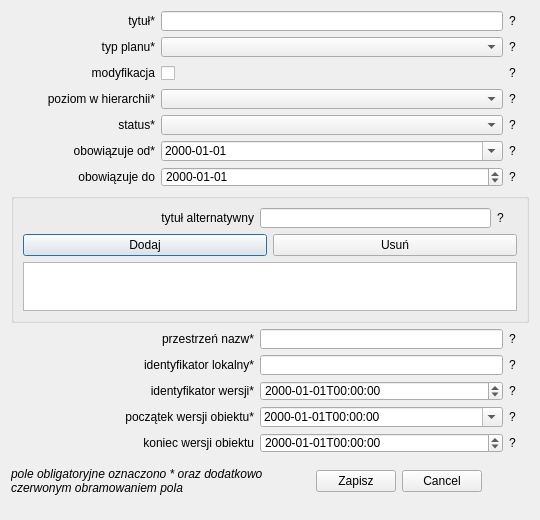
<?xml version="1.0" encoding="UTF-8"?>
<ui version="4.0">
 <class>Dialog</class>
 <widget class="QDialog" name="Dialog">
  <property name="windowModality">
   <enum>Qt::NonModal</enum>
  </property>
  <property name="enabled">
   <bool>true</bool>
  </property>
  <property name="geometry">
   <rect>
    <x>0</x>
    <y>0</y>
    <width>540</width>
    <height>520</height>
   </rect>
  </property>
  <property name="sizePolicy">
   <sizepolicy hsizetype="MinimumExpanding" vsizetype="MinimumExpanding">
    <horstretch>0</horstretch>
    <verstretch>0</verstretch>
   </sizepolicy>
  </property>
  <property name="minimumSize">
   <size>
    <width>520</width>
    <height>490</height>
   </size>
  </property>
  <property name="maximumSize">
   <size>
    <width>1000</width>
    <height>1000</height>
   </size>
  </property>
  <property name="contextMenuPolicy">
   <enum>Qt::NoContextMenu</enum>
  </property>
  <property name="windowTitle">
   <string>Dialog</string>
  </property>
  <layout class="QGridLayout" name="gridLayout_4">
   <property name="sizeConstraint">
    <enum>QLayout::SetMinAndMaxSize</enum>
   </property>
   <item row="0" column="0">
    <layout class="QVBoxLayout" name="verticalLayout_2">
     <item>
      <layout class="QGridLayout" name="gridLayout">
       <item row="4" column="1">
        <widget class="QComboBox" name="status">
         <property name="sizePolicy">
          <sizepolicy hsizetype="MinimumExpanding" vsizetype="MinimumExpanding">
           <horstretch>0</horstretch>
           <verstretch>0</verstretch>
          </sizepolicy>
         </property>
         <property name="minimumSize">
          <size>
           <width>342</width>
           <height>20</height>
          </size>
         </property>
         <property name="maximumSize">
          <size>
           <width>16777215</width>
           <height>20</height>
          </size>
         </property>
         <property name="editable">
          <bool>false</bool>
         </property>
        </widget>
       </item>
       <item row="0" column="1">
        <widget class="QLineEdit" name="tytul">
         <property name="sizePolicy">
          <sizepolicy hsizetype="MinimumExpanding" vsizetype="MinimumExpanding">
           <horstretch>0</horstretch>
           <verstretch>0</verstretch>
          </sizepolicy>
         </property>
         <property name="minimumSize">
          <size>
           <width>0</width>
           <height>20</height>
          </size>
         </property>
         <property name="maximumSize">
          <size>
           <width>16777215</width>
           <height>20</height>
          </size>
         </property>
        </widget>
       </item>
       <item row="3" column="2">
        <widget class="QLabel" name="label_9">
         <property name="maximumSize">
          <size>
           <width>20</width>
           <height>16777215</height>
          </size>
         </property>
         <property name="text">
          <string>?</string>
         </property>
        </widget>
       </item>
       <item row="4" column="0">
        <widget class="QLabel" name="status_label_2">
         <property name="sizePolicy">
          <sizepolicy hsizetype="MinimumExpanding" vsizetype="MinimumExpanding">
           <horstretch>0</horstretch>
           <verstretch>0</verstretch>
          </sizepolicy>
         </property>
         <property name="font">
          <font>
           <weight>50</weight>
           <bold>false</bold>
          </font>
         </property>
         <property name="text">
          <string>status*</string>
         </property>
         <property name="alignment">
          <set>Qt::AlignRight|Qt::AlignTrailing|Qt::AlignVCenter</set>
         </property>
        </widget>
       </item>
       <item row="6" column="0">
        <widget class="QLabel" name="obowiazujeDo_label">
         <property name="sizePolicy">
          <sizepolicy hsizetype="MinimumExpanding" vsizetype="MinimumExpanding">
           <horstretch>1</horstretch>
           <verstretch>0</verstretch>
          </sizepolicy>
         </property>
         <property name="text">
          <string>obowiązuje do</string>
         </property>
         <property name="alignment">
          <set>Qt::AlignRight|Qt::AlignTrailing|Qt::AlignVCenter</set>
         </property>
        </widget>
       </item>
       <item row="0" column="0">
        <widget class="QLabel" name="tytul_label">
         <property name="sizePolicy">
          <sizepolicy hsizetype="MinimumExpanding" vsizetype="MinimumExpanding">
           <horstretch>0</horstretch>
           <verstretch>0</verstretch>
          </sizepolicy>
         </property>
         <property name="font">
          <font>
           <weight>50</weight>
           <bold>false</bold>
          </font>
         </property>
         <property name="text">
          <string>tytuł*</string>
         </property>
         <property name="alignment">
          <set>Qt::AlignRight|Qt::AlignTrailing|Qt::AlignVCenter</set>
         </property>
        </widget>
       </item>
       <item row="4" column="2">
        <widget class="QLabel" name="label_12">
         <property name="sizePolicy">
          <sizepolicy hsizetype="Preferred" vsizetype="Preferred">
           <horstretch>0</horstretch>
           <verstretch>20</verstretch>
          </sizepolicy>
         </property>
         <property name="minimumSize">
          <size>
           <width>20</width>
           <height>0</height>
          </size>
         </property>
         <property name="maximumSize">
          <size>
           <width>20</width>
           <height>16777215</height>
          </size>
         </property>
         <property name="text">
          <string>?</string>
         </property>
        </widget>
       </item>
       <item row="0" column="2">
        <widget class="QLabel" name="label_6">
         <property name="minimumSize">
          <size>
           <width>20</width>
           <height>0</height>
          </size>
         </property>
         <property name="text">
          <string>?</string>
         </property>
        </widget>
       </item>
       <item row="5" column="1">
        <widget class="QgsDateTimeEdit" name="obowiazujeOd">
         <property name="sizePolicy">
          <sizepolicy hsizetype="MinimumExpanding" vsizetype="MinimumExpanding">
           <horstretch>0</horstretch>
           <verstretch>0</verstretch>
          </sizepolicy>
         </property>
         <property name="minimumSize">
          <size>
           <width>0</width>
           <height>20</height>
          </size>
         </property>
         <property name="maximumSize">
          <size>
           <width>16777215</width>
           <height>20</height>
          </size>
         </property>
         <property name="displayFormat">
          <string>yyyy-MM-dd</string>
         </property>
         <property name="calendarPopup">
          <bool>true</bool>
         </property>
        </widget>
       </item>
       <item row="6" column="1">
        <widget class="QgsDateTimeEdit" name="obowiazujeDo">
         <property name="sizePolicy">
          <sizepolicy hsizetype="MinimumExpanding" vsizetype="MinimumExpanding">
           <horstretch>0</horstretch>
           <verstretch>0</verstretch>
          </sizepolicy>
         </property>
         <property name="minimumSize">
          <size>
           <width>0</width>
           <height>20</height>
          </size>
         </property>
         <property name="maximumSize">
          <size>
           <width>16777215</width>
           <height>20</height>
          </size>
         </property>
         <property name="displayFormat">
          <string>yyyy-MM-dd</string>
         </property>
        </widget>
       </item>
       <item row="1" column="1">
        <widget class="QComboBox" name="typPlanu">
         <property name="sizePolicy">
          <sizepolicy hsizetype="MinimumExpanding" vsizetype="MinimumExpanding">
           <horstretch>0</horstretch>
           <verstretch>0</verstretch>
          </sizepolicy>
         </property>
         <property name="minimumSize">
          <size>
           <width>0</width>
           <height>20</height>
          </size>
         </property>
         <property name="maximumSize">
          <size>
           <width>16777215</width>
           <height>20</height>
          </size>
         </property>
        </widget>
       </item>
       <item row="5" column="0">
        <widget class="QLabel" name="obowiazujeOd_label">
         <property name="sizePolicy">
          <sizepolicy hsizetype="MinimumExpanding" vsizetype="MinimumExpanding">
           <horstretch>0</horstretch>
           <verstretch>0</verstretch>
          </sizepolicy>
         </property>
         <property name="font">
          <font>
           <weight>50</weight>
           <bold>false</bold>
          </font>
         </property>
         <property name="text">
          <string>obowiązuje od*</string>
         </property>
         <property name="alignment">
          <set>Qt::AlignRight|Qt::AlignTrailing|Qt::AlignVCenter</set>
         </property>
        </widget>
       </item>
       <item row="3" column="0">
        <widget class="QLabel" name="poziomHierarchii_label">
         <property name="sizePolicy">
          <sizepolicy hsizetype="MinimumExpanding" vsizetype="MinimumExpanding">
           <horstretch>0</horstretch>
           <verstretch>0</verstretch>
          </sizepolicy>
         </property>
         <property name="font">
          <font>
           <weight>50</weight>
           <bold>false</bold>
          </font>
         </property>
         <property name="text">
          <string>poziom w hierarchii*</string>
         </property>
         <property name="alignment">
          <set>Qt::AlignRight|Qt::AlignTrailing|Qt::AlignVCenter</set>
         </property>
        </widget>
       </item>
       <item row="3" column="1">
        <widget class="QComboBox" name="poziomHierarchii">
         <property name="sizePolicy">
          <sizepolicy hsizetype="MinimumExpanding" vsizetype="MinimumExpanding">
           <horstretch>0</horstretch>
           <verstretch>0</verstretch>
          </sizepolicy>
         </property>
         <property name="minimumSize">
          <size>
           <width>0</width>
           <height>20</height>
          </size>
         </property>
         <property name="maximumSize">
          <size>
           <width>16777215</width>
           <height>20</height>
          </size>
         </property>
        </widget>
       </item>
       <item row="1" column="2">
        <widget class="QLabel" name="label_8">
         <property name="enabled">
          <bool>true</bool>
         </property>
         <property name="minimumSize">
          <size>
           <width>20</width>
           <height>0</height>
          </size>
         </property>
         <property name="maximumSize">
          <size>
           <width>6</width>
           <height>16777215</height>
          </size>
         </property>
         <property name="text">
          <string>?</string>
         </property>
        </widget>
       </item>
       <item row="5" column="2">
        <widget class="QLabel" name="label_10">
         <property name="maximumSize">
          <size>
           <width>20</width>
           <height>16777215</height>
          </size>
         </property>
         <property name="text">
          <string>?</string>
         </property>
        </widget>
       </item>
       <item row="1" column="0">
        <widget class="QLabel" name="typPlanu_label">
         <property name="sizePolicy">
          <sizepolicy hsizetype="MinimumExpanding" vsizetype="MinimumExpanding">
           <horstretch>0</horstretch>
           <verstretch>0</verstretch>
          </sizepolicy>
         </property>
         <property name="font">
          <font>
           <weight>50</weight>
           <bold>false</bold>
          </font>
         </property>
         <property name="text">
          <string>typ planu*</string>
         </property>
         <property name="alignment">
          <set>Qt::AlignRight|Qt::AlignTrailing|Qt::AlignVCenter</set>
         </property>
        </widget>
       </item>
       <item row="6" column="2">
        <widget class="QLabel" name="label_11">
         <property name="minimumSize">
          <size>
           <width>20</width>
           <height>0</height>
          </size>
         </property>
         <property name="maximumSize">
          <size>
           <width>20</width>
           <height>16777215</height>
          </size>
         </property>
         <property name="text">
          <string>?</string>
         </property>
        </widget>
       </item>
       <item row="2" column="0">
        <widget class="QLabel" name="modyfikacja_label">
         <property name="sizePolicy">
          <sizepolicy hsizetype="MinimumExpanding" vsizetype="MinimumExpanding">
           <horstretch>0</horstretch>
           <verstretch>0</verstretch>
          </sizepolicy>
         </property>
         <property name="text">
          <string>modyfikacja</string>
         </property>
         <property name="alignment">
          <set>Qt::AlignRight|Qt::AlignTrailing|Qt::AlignVCenter</set>
         </property>
        </widget>
       </item>
       <item row="2" column="2">
        <widget class="QLabel" name="label_13">
         <property name="enabled">
          <bool>true</bool>
         </property>
         <property name="minimumSize">
          <size>
           <width>20</width>
           <height>0</height>
          </size>
         </property>
         <property name="maximumSize">
          <size>
           <width>6</width>
           <height>16777215</height>
          </size>
         </property>
         <property name="text">
          <string>?</string>
         </property>
        </widget>
       </item>
       <item row="2" column="1">
        <widget class="QCheckBox" name="modyfikacja">
         <property name="sizePolicy">
          <sizepolicy hsizetype="MinimumExpanding" vsizetype="MinimumExpanding">
           <horstretch>0</horstretch>
           <verstretch>0</verstretch>
          </sizepolicy>
         </property>
         <property name="minimumSize">
          <size>
           <width>0</width>
           <height>20</height>
          </size>
         </property>
         <property name="text">
          <string/>
         </property>
        </widget>
       </item>
      </layout>
     </item>
     <item>
      <widget class="QGroupBox" name="groupBox">
       <property name="enabled">
        <bool>true</bool>
       </property>
       <property name="maximumSize">
        <size>
         <width>16777215</width>
         <height>130</height>
        </size>
       </property>
       <property name="title">
        <string/>
       </property>
       <property name="flat">
        <bool>false</bool>
       </property>
       <property name="checkable">
        <bool>false</bool>
       </property>
       <layout class="QGridLayout" name="gridLayout_2">
        <item row="1" column="0">
         <widget class="QListWidget" name="tytulyAlternatywne">
          <property name="sizePolicy">
           <sizepolicy hsizetype="MinimumExpanding" vsizetype="MinimumExpanding">
            <horstretch>0</horstretch>
            <verstretch>0</verstretch>
           </sizepolicy>
          </property>
          <property name="maximumSize">
           <size>
            <width>16777215</width>
            <height>80</height>
           </size>
          </property>
         </widget>
        </item>
        <item row="0" column="0">
         <layout class="QVBoxLayout" name="verticalLayout">
          <item>
           <layout class="QHBoxLayout" name="horizontalLayout">
            <item>
             <widget class="QLabel" name="tytulAlternatywny_label">
              <property name="sizePolicy">
               <sizepolicy hsizetype="MinimumExpanding" vsizetype="MinimumExpanding">
                <horstretch>0</horstretch>
                <verstretch>12</verstretch>
               </sizepolicy>
              </property>
              <property name="layoutDirection">
               <enum>Qt::LeftToRight</enum>
              </property>
              <property name="text">
               <string>tytuł alternatywny</string>
              </property>
              <property name="alignment">
               <set>Qt::AlignRight|Qt::AlignTrailing|Qt::AlignVCenter</set>
              </property>
             </widget>
            </item>
            <item>
             <widget class="QLineEdit" name="tytulAlternatywny_QLE">
              <property name="sizePolicy">
               <sizepolicy hsizetype="MinimumExpanding" vsizetype="MinimumExpanding">
                <horstretch>0</horstretch>
                <verstretch>0</verstretch>
               </sizepolicy>
              </property>
              <property name="minimumSize">
               <size>
                <width>0</width>
                <height>20</height>
               </size>
              </property>
              <property name="maximumSize">
               <size>
                <width>16777215</width>
                <height>20</height>
               </size>
              </property>
             </widget>
            </item>
            <item>
             <widget class="QLabel" name="label_7">
              <property name="minimumSize">
               <size>
                <width>20</width>
                <height>0</height>
               </size>
              </property>
              <property name="text">
               <string>?</string>
              </property>
             </widget>
            </item>
           </layout>
          </item>
          <item>
           <layout class="QHBoxLayout" name="horizontalLayout_2">
            <item>
             <widget class="QPushButton" name="dodaj">
              <property name="text">
               <string>Dodaj</string>
              </property>
             </widget>
            </item>
            <item>
             <widget class="QPushButton" name="usun">
              <property name="text">
               <string>Usuń</string>
              </property>
             </widget>
            </item>
           </layout>
          </item>
         </layout>
        </item>
       </layout>
      </widget>
     </item>
     <item>
      <layout class="QGridLayout" name="gridLayout_3">
       <item row="3" column="0">
        <widget class="QLabel" name="poczatekWersjiObiektu_label">
         <property name="sizePolicy">
          <sizepolicy hsizetype="MinimumExpanding" vsizetype="MinimumExpanding">
           <horstretch>0</horstretch>
           <verstretch>0</verstretch>
          </sizepolicy>
         </property>
         <property name="font">
          <font>
           <weight>50</weight>
           <bold>false</bold>
          </font>
         </property>
         <property name="text">
          <string>początek wersji obiektu*</string>
         </property>
         <property name="alignment">
          <set>Qt::AlignRight|Qt::AlignTrailing|Qt::AlignVCenter</set>
         </property>
        </widget>
       </item>
       <item row="0" column="0">
        <widget class="QLabel" name="przestrzenNazw_label">
         <property name="sizePolicy">
          <sizepolicy hsizetype="MinimumExpanding" vsizetype="MinimumExpanding">
           <horstretch>0</horstretch>
           <verstretch>0</verstretch>
          </sizepolicy>
         </property>
         <property name="font">
          <font>
           <weight>50</weight>
           <bold>false</bold>
          </font>
         </property>
         <property name="text">
          <string>przestrzeń nazw*</string>
         </property>
         <property name="alignment">
          <set>Qt::AlignRight|Qt::AlignTrailing|Qt::AlignVCenter</set>
         </property>
        </widget>
       </item>
       <item row="4" column="1">
        <widget class="QgsDateTimeEdit" name="koniecWersjiObiektu">
         <property name="sizePolicy">
          <sizepolicy hsizetype="MinimumExpanding" vsizetype="MinimumExpanding">
           <horstretch>0</horstretch>
           <verstretch>0</verstretch>
          </sizepolicy>
         </property>
         <property name="minimumSize">
          <size>
           <width>0</width>
           <height>20</height>
          </size>
         </property>
         <property name="maximumSize">
          <size>
           <width>16777215</width>
           <height>20</height>
          </size>
         </property>
         <property name="displayFormat">
          <string>yyyy-MM-ddTHH:mm:ss</string>
         </property>
        </widget>
       </item>
       <item row="2" column="1">
        <widget class="QDateTimeEdit" name="wersjaId">
         <property name="sizePolicy">
          <sizepolicy hsizetype="MinimumExpanding" vsizetype="MinimumExpanding">
           <horstretch>0</horstretch>
           <verstretch>0</verstretch>
          </sizepolicy>
         </property>
         <property name="minimumSize">
          <size>
           <width>0</width>
           <height>20</height>
          </size>
         </property>
         <property name="maximumSize">
          <size>
           <width>16777215</width>
           <height>20</height>
          </size>
         </property>
         <property name="displayFormat">
          <string>yyyy-MM-ddTHH:mm:ss</string>
         </property>
        </widget>
       </item>
       <item row="0" column="1">
        <widget class="QLineEdit" name="przestrzenNazw">
         <property name="sizePolicy">
          <sizepolicy hsizetype="MinimumExpanding" vsizetype="MinimumExpanding">
           <horstretch>0</horstretch>
           <verstretch>0</verstretch>
          </sizepolicy>
         </property>
         <property name="minimumSize">
          <size>
           <width>0</width>
           <height>20</height>
          </size>
         </property>
         <property name="maximumSize">
          <size>
           <width>16777215</width>
           <height>20</height>
          </size>
         </property>
         <property name="toolTip">
          <string>string</string>
         </property>
        </widget>
       </item>
       <item row="3" column="1">
        <widget class="QDateTimeEdit" name="poczatekWersjiObiektu">
         <property name="sizePolicy">
          <sizepolicy hsizetype="MinimumExpanding" vsizetype="MinimumExpanding">
           <horstretch>0</horstretch>
           <verstretch>0</verstretch>
          </sizepolicy>
         </property>
         <property name="minimumSize">
          <size>
           <width>0</width>
           <height>20</height>
          </size>
         </property>
         <property name="maximumSize">
          <size>
           <width>16777215</width>
           <height>20</height>
          </size>
         </property>
         <property name="displayFormat">
          <string>yyyy-MM-ddTHH:mm:ss</string>
         </property>
         <property name="calendarPopup">
          <bool>true</bool>
         </property>
         <property name="timeSpec">
          <enum>Qt::UTC</enum>
         </property>
        </widget>
       </item>
       <item row="1" column="2">
        <widget class="QLabel" name="label_2">
         <property name="minimumSize">
          <size>
           <width>20</width>
           <height>0</height>
          </size>
         </property>
         <property name="text">
          <string>?</string>
         </property>
        </widget>
       </item>
       <item row="1" column="1">
        <widget class="QLineEdit" name="lokalnyId">
         <property name="sizePolicy">
          <sizepolicy hsizetype="MinimumExpanding" vsizetype="MinimumExpanding">
           <horstretch>0</horstretch>
           <verstretch>0</verstretch>
          </sizepolicy>
         </property>
         <property name="minimumSize">
          <size>
           <width>0</width>
           <height>20</height>
          </size>
         </property>
         <property name="maximumSize">
          <size>
           <width>16777215</width>
           <height>20</height>
          </size>
         </property>
         <property name="toolTip">
          <string>string</string>
         </property>
        </widget>
       </item>
       <item row="2" column="2">
        <widget class="QLabel" name="label_3">
         <property name="minimumSize">
          <size>
           <width>20</width>
           <height>0</height>
          </size>
         </property>
         <property name="text">
          <string>?</string>
         </property>
        </widget>
       </item>
       <item row="4" column="2">
        <widget class="QLabel" name="label_5">
         <property name="minimumSize">
          <size>
           <width>20</width>
           <height>0</height>
          </size>
         </property>
         <property name="text">
          <string>?</string>
         </property>
        </widget>
       </item>
       <item row="0" column="2">
        <widget class="QLabel" name="label_1">
         <property name="minimumSize">
          <size>
           <width>20</width>
           <height>0</height>
          </size>
         </property>
         <property name="text">
          <string>?</string>
         </property>
        </widget>
       </item>
       <item row="3" column="2">
        <widget class="QLabel" name="label_4">
         <property name="minimumSize">
          <size>
           <width>20</width>
           <height>0</height>
          </size>
         </property>
         <property name="text">
          <string>?</string>
         </property>
        </widget>
       </item>
       <item row="4" column="0">
        <widget class="QLabel" name="koniecWersjiObiektu_label_2">
         <property name="sizePolicy">
          <sizepolicy hsizetype="MinimumExpanding" vsizetype="MinimumExpanding">
           <horstretch>0</horstretch>
           <verstretch>0</verstretch>
          </sizepolicy>
         </property>
         <property name="text">
          <string>koniec wersji obiektu</string>
         </property>
         <property name="alignment">
          <set>Qt::AlignRight|Qt::AlignTrailing|Qt::AlignVCenter</set>
         </property>
        </widget>
       </item>
       <item row="1" column="0">
        <widget class="QLabel" name="lokalnyId_label">
         <property name="sizePolicy">
          <sizepolicy hsizetype="MinimumExpanding" vsizetype="MinimumExpanding">
           <horstretch>0</horstretch>
           <verstretch>0</verstretch>
          </sizepolicy>
         </property>
         <property name="font">
          <font>
           <weight>50</weight>
           <bold>false</bold>
          </font>
         </property>
         <property name="text">
          <string>identyfikator lokalny*</string>
         </property>
         <property name="alignment">
          <set>Qt::AlignRight|Qt::AlignTrailing|Qt::AlignVCenter</set>
         </property>
        </widget>
       </item>
       <item row="2" column="0">
        <widget class="QLabel" name="wersjaId_label">
         <property name="sizePolicy">
          <sizepolicy hsizetype="MinimumExpanding" vsizetype="MinimumExpanding">
           <horstretch>0</horstretch>
           <verstretch>0</verstretch>
          </sizepolicy>
         </property>
         <property name="font">
          <font>
           <weight>50</weight>
           <bold>false</bold>
          </font>
         </property>
         <property name="text">
          <string>identyfikator wersji*</string>
         </property>
         <property name="alignment">
          <set>Qt::AlignRight|Qt::AlignTrailing|Qt::AlignVCenter</set>
         </property>
        </widget>
       </item>
      </layout>
     </item>
     <item>
      <layout class="QHBoxLayout" name="horizontalLayout_3">
       <item>
        <widget class="QLabel" name="label">
         <property name="sizePolicy">
          <sizepolicy hsizetype="MinimumExpanding" vsizetype="MinimumExpanding">
           <horstretch>0</horstretch>
           <verstretch>0</verstretch>
          </sizepolicy>
         </property>
         <property name="font">
          <font>
           <italic>true</italic>
          </font>
         </property>
         <property name="text">
          <string>pole obligatoryjne oznaczono * oraz dodatkowo czerwonym obramowaniem pola</string>
         </property>
         <property name="wordWrap">
          <bool>true</bool>
         </property>
        </widget>
       </item>
       <item>
        <spacer name="horizontalSpacer">
         <property name="orientation">
          <enum>Qt::Horizontal</enum>
         </property>
         <property name="sizeHint" stdset="0">
          <size>
           <width>40</width>
           <height>20</height>
          </size>
         </property>
        </spacer>
       </item>
       <item>
        <widget class="QPushButton" name="zapisz">
         <property name="text">
          <string>Zapisz</string>
         </property>
        </widget>
       </item>
       <item>
        <widget class="QDialogButtonBox" name="buttonBox">
         <property name="enabled">
          <bool>true</bool>
         </property>
         <property name="orientation">
          <enum>Qt::Horizontal</enum>
         </property>
         <property name="standardButtons">
          <set>QDialogButtonBox::Cancel</set>
         </property>
         <property name="centerButtons">
          <bool>false</bool>
         </property>
        </widget>
       </item>
       <item>
        <spacer name="horizontalSpacer_2">
         <property name="orientation">
          <enum>Qt::Horizontal</enum>
         </property>
         <property name="sizeHint" stdset="0">
          <size>
           <width>40</width>
           <height>20</height>
          </size>
         </property>
        </spacer>
       </item>
      </layout>
     </item>
    </layout>
   </item>
   <item row="1" column="0">
    <widget class="QLineEdit" name="tytulAlternatywny">
     <property name="maximumSize">
      <size>
       <width>0</width>
       <height>0</height>
      </size>
     </property>
    </widget>
   </item>
  </layout>
 </widget>
 <customwidgets>
  <customwidget>
   <class>QgsDateTimeEdit</class>
   <extends>QDateTimeEdit</extends>
   <header>qgsdatetimeedit.h</header>
  </customwidget>
 </customwidgets>
 <tabstops>
  <tabstop>przestrzenNazw</tabstop>
  <tabstop>lokalnyId</tabstop>
  <tabstop>wersjaId</tabstop>
  <tabstop>poczatekWersjiObiektu</tabstop>
  <tabstop>koniecWersjiObiektu</tabstop>
  <tabstop>tytul</tabstop>
  <tabstop>tytulAlternatywny_QLE</tabstop>
  <tabstop>dodaj</tabstop>
  <tabstop>usun</tabstop>
  <tabstop>tytulyAlternatywne</tabstop>
  <tabstop>typPlanu</tabstop>
  <tabstop>poziomHierarchii</tabstop>
  <tabstop>obowiazujeOd</tabstop>
  <tabstop>obowiazujeDo</tabstop>
  <tabstop>status</tabstop>
  <tabstop>modyfikacja</tabstop>
  <tabstop>zapisz</tabstop>
  <tabstop>tytulAlternatywny</tabstop>
 </tabstops>
 <resources/>
 <connections>
  <connection>
   <sender>buttonBox</sender>
   <signal>rejected()</signal>
   <receiver>Dialog</receiver>
   <slot>reject()</slot>
   <hints>
    <hint type="sourcelabel">
     <x>433</x>
     <y>480</y>
    </hint>
    <hint type="destinationlabel">
     <x>267</x>
     <y>295</y>
    </hint>
   </hints>
  </connection>
 </connections>
</ui>
